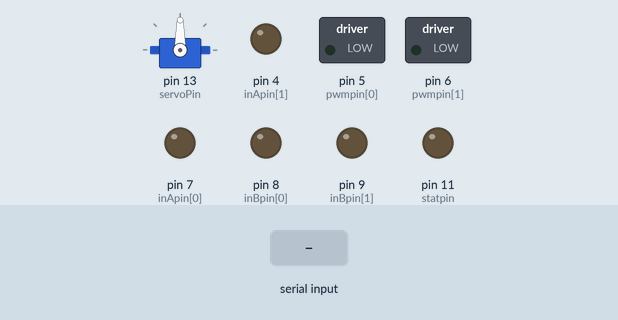
Simulated run of this sketch. Board: Arduino Uno, built with avr-gcc and run on an emulated ATmega328P. Parts: servo, switched loads named in the sketch (green lamp = pin HIGH), output pins drawn as LEDs (lit = HIGH). The inputs (shaded band) are chosen by the test bench. What the sketch prints to the serial monitor is not drawn.

Above: at 1.2 s.
1.3 s: "W" received over Serial
At 3.5 s:
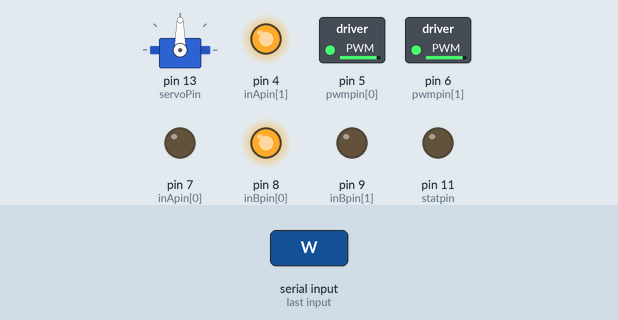
3.8 s: "S" received over Serial
At 5.3 s:
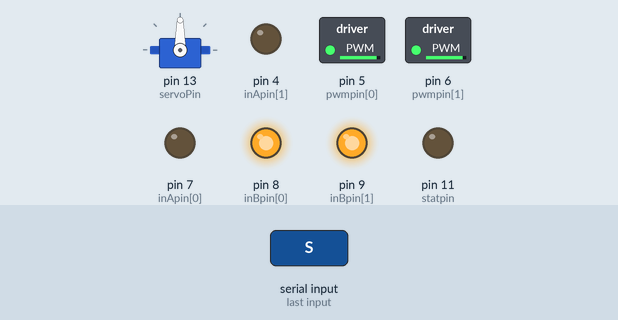
6.3 s: "L" received over Serial
At 8.4 s:
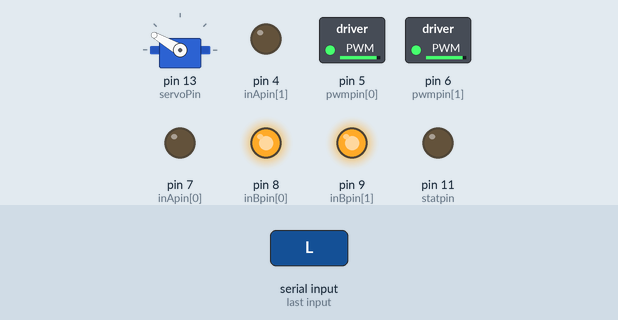
8.8 s: "R" received over Serial
At 10.4 s:
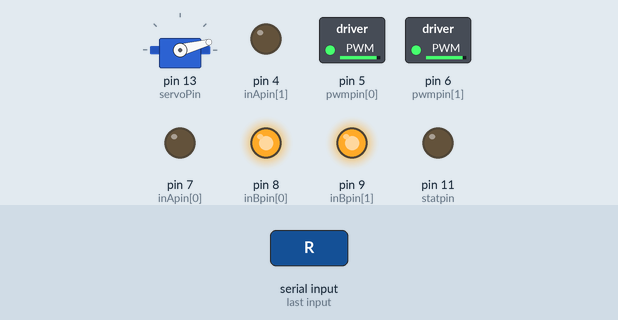
11.3 s: "W" received over Serial
At 13.4 s:
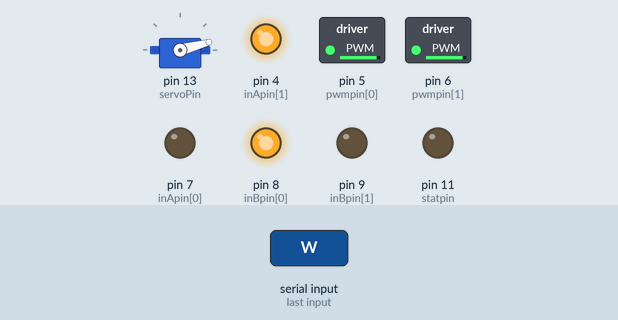
13.8 s: "L" received over Serial
At 15.4 s:
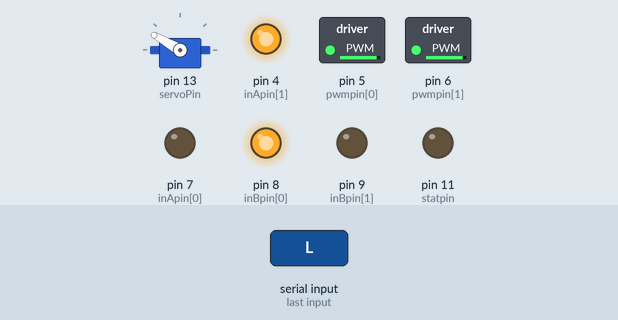
Timing chart, 0 to 16.9 s (numbered marks = the images above; inputs shaded):
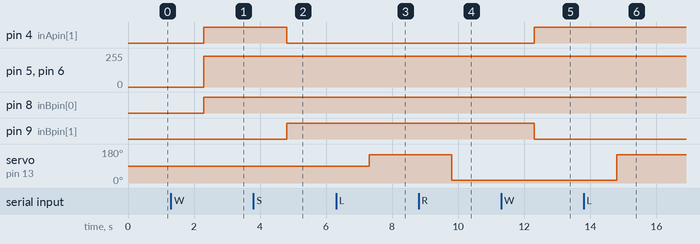

The sketch:

test_one.ino
```cpp
#define BRAKEVCC 0
#define CW   1
#define CCW  2
#define BRAKEGND 3
#define CS_THRESHOLD 100

/*  VNH2SP30 pin definitions
 xxx[0] controls '1' outputs
 xxx[1] controls '2' outputs */
int inApin[2] = {7, 4};  // INA: Clockwise input
int inBpin[2] = {8, 9}; // INB: Counter-clockwise input
int pwmpin[2] = {5, 6}; // PWM input
int cspin[2] = {2, 3}; // CS: Current sense ANALOG input
int enpin[2] = {0, 1}; // EN: Status of switches output (Analog pin)
int statpin = 11;

// Include the Servo library
#include <Servo.h>
// Declare the Servo pin
int servoPin = 13;
// Create a servo object
Servo Servo1;
 void setup()
 {
  // initialize digital pin LED_BUILTIN as an output.
  pinMode(LED_BUILTIN, OUTPUT);
  Serial.begin(9600);
  pinMode(statpin, OUTPUT);
  Servo1.attach(servoPin);

  // Initialize digital pins as outputs
  for (int i=0; i<2; i++)
  {
    pinMode(inApin[i], OUTPUT);
    pinMode(inBpin[i], OUTPUT);
    pinMode(pwmpin[i], OUTPUT);
  }
  // Initialize braked
  for (int i=0; i<2; i++)
  {
    digitalWrite(inApin[i], LOW);
    digitalWrite(inBpin[i], LOW);
  }
  // motorGo(0, CW, 1023);
  // motorGo(1, CCW, 1023)
 }
 void motorGo(uint8_t motor, uint8_t direct, uint8_t pwm)
{
  if (motor <= 1)
  {
    if (direct <=4)
    {
      // Set inA[motor]
      if (direct <=1)
        digitalWrite(inApin[motor], HIGH);
      else
        digitalWrite(inApin[motor], LOW);

      // Set inB[motor]
      if ((direct==0)||(direct==2))
        digitalWrite(inBpin[motor], HIGH);
      else
        digitalWrite(inBpin[motor], LOW);

      analogWrite(pwmpin[motor], pwm);
    }
  }
}
/* motorGo() will set a motor going in a specific direction
 the motor will continue going in that direction, at that speed
 until told to do otherwise.

 motor: this should be either 0 or 1, will selet which of the two
 motors to be controlled

 direct: Should be between 0 and 3, with the following result
 0: Brake to VCC
 1: Clockwise
 2: CounterClockwise
 3: Brake to GND

 pwm: should be a value between ? and 1023, higher the number, the faster
 it'll go
 */
 void motorOff(int motor)
{
  // Initialize braked
  for (int i=0; i<2; i++)
  {
    digitalWrite(inApin[i], LOW);
    digitalWrite(inBpin[i], LOW);
  }
  analogWrite(pwmpin[motor], 0);
}


 void loop()
 {
  if(Serial.available())
  {
   String c = Serial.readString();
   char bum = c[0];
   // do aga
   if (bum == 'W')
   {
    Serial.print("forward");// wait for a second
    motorGo(1, CW, 1000);
    motorGo(0, CCW, 1000);
    delay(500);
   }
   else if (bum == 'S'){
    Serial.print("Back");
    motorGo(1, CCW, 1000);
    motorGo(0, CCW, 1000);
    delay(500);
   }
   else if (bum == 'L'){
    Serial.print("Left move fixed");
    Servo1.write(150);
   }
  else if (bum == 'R'){
    Serial.print("Right move fixed");
    Servo1.write(15);
   }
 else if (bum == 'A'){
    Serial.print("move left forward");
   }
   else if (bum == 'D'){
    Serial.print("Move right forward");
   }
  else if (bum == 'Z'){
    Serial.print("Back left");
   }
  else if (bum == 'C'){
    Serial.print("Back right");
   }
   else{
    Serial.print("But world didnt worked!");
    Serial.print(bum);
   }}
  }
```

Measured:
- after the input at 1.3 s, pin 4 (inApin[1]), pin 8 (inBpin[0]): LOW → HIGH after 1.0 s; pin 5 (pwmpin[0]), pin 6 (pwmpin[1]): 0/255 → 232/255 after 1.0 s
- after the input at 3.8 s, pin 4 (inApin[1]): HIGH → LOW after 1.0 s; pin 9 (inBpin[1]): LOW → HIGH after 1.0 s
- after the input at 6.3 s, servo on pin 13 (servoPin): 90° → 150° after 1.0 s
- after the input at 8.8 s, servo on pin 13 (servoPin): 150° → 15° after 1.0 s
- after the input at 11.3 s, pin 4 (inApin[1]): LOW → HIGH after 1.0 s; pin 9 (inBpin[1]): HIGH → LOW after 1.0 s
- after the input at 13.8 s, servo on pin 13 (servoPin): 15° → 150° after 1.0 s
